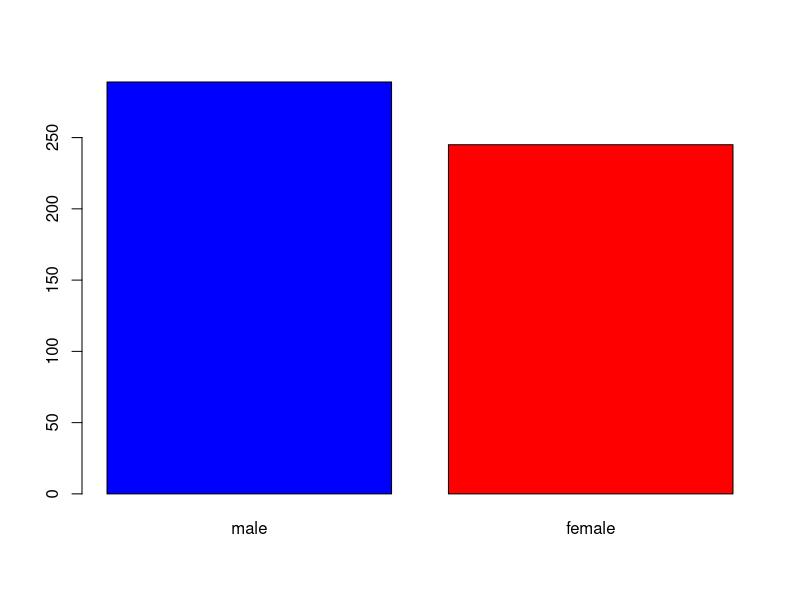
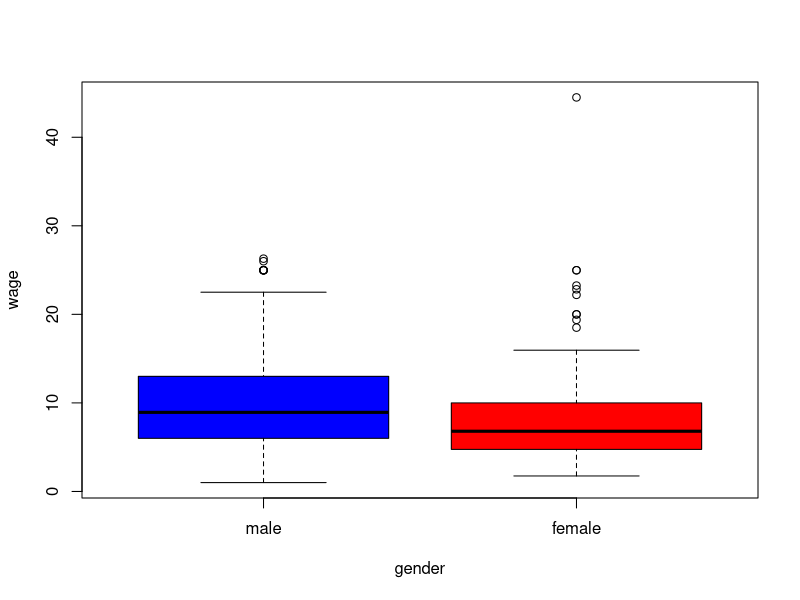

Here is the R script that generated these plots, in order:
# Load data
require(AER)  ## AER package
data(CPS1985) ## load data set into workspace

## ?CPS1985

lm1 <- lm(wage ~ education + experience + I(experience^2), data=CPS1985)
  ## put the data=CPS1985 to inform lm use this data (alternatively: attach)
summary(lm1)

## str(lm1)
## str(summary(lm1))

lm1$df.residual ## here: 530 = n-p-1
summary(lm1)$df ##  more df
summary(lm1)$sigma ## sigma.hat

summary(lm1)$r.squared  ## R^2
summary(lm1)$adj.r.squared  ## adjusted R^2

## t-tests for coefficients
###########################

summary(lm1) ## alpha=5%=0.05 -> all are significant at 5% (alos 10%, 1%)
             ## for example, the 4th coeff. is also significant at 0.1%

lm2 <- lm(wage ~ education + experience, data=CPS1985)
summary(lm2)  ## all coeff. are significant at 0.1% (and thus also at 1%, 5%, 10%)

lm3 <- lm(wage ~ education + experience + I(experience^2)+ I(experience^3), data=CPS1985)
summary(lm3)

## F-tests for model comparison
###############################

lm0 <- lm( wage ~ 1, data=CPS1985)   ## constant model, no variables!
                                     ## (only the constant is fitted)
summary(lm0)
mean(CPS1985$wage)

anova(lm0,lm1)  ## F-Test in R by calling anova with
                ## two nested(!) models
## result: p-value very small -> 2nd model is significantly
## different from the 1st model (as it fits better, see e.g. RSS:
## the 2nd ist significantly better)

summary(lm1) ## last line:
## F-statistic: 48.25 on 3 and 530 DF,  p-value: < 2.2e-16

## remember:
lm1 <- lm(wage ~ education + experience + I(experience^2), data=CPS1985)
lm2 <- lm(wage ~ education + experience, data=CPS1985)
lm3 <- lm(wage ~ education + experience + I(experience^2)+ I(experience^3), data=CPS1985)

## which F-tests are possible (remember: subsets needed in H0)
anova(lm2,lm1)  ## significant difference at 1% (thus also at 5%, 10%)
                ## -> lm1 is significantly better than lm2

anova(lm2,lm3)  ## significant difference at 1% (thus also at 5%, 10%)
                ## -> lm3 is significantly better than lm2

anova(lm1,lm3)  ## no significant difference (not even at 10%)
                ## -> we would choose the smaller model lm1 (as lm3 does not signif.improve)

#### added June 12 #####
########################

attach(CPS1985)
table(gender)
barplot(table(gender), col=c("blue","red"))
boxplot(wage ~ gender, col=c("blue","red"))

lm1a <- lm(wage ~ education + experience + I(experience^2) + gender)
summary(lm1a)

predict(lm1a, newdata=data.frame(education=c(15,15),experience=c(3,3),gender=c("female","male")))

table(union)
lm1b <- lm(wage ~ education + experience + I(experience^2) + gender + union)
summary(lm1b)

table(occupation)
lm1c <- lm(wage ~ education + experience + I(experience^2) + gender + union + occupation)
summary(lm1c)

model.matrix(lm1c)[201:220,5:11]
gender[201:220]
union[201:220]
occupation[201:220]

gender2 <- relevel(gender,ref="female")
table(gender)
table(gender2)
levels(gender)
levels(gender2)

lm1a <- lm(wage ~ education + experience + I(experience^2) + gender)
summary(lm1a)

lm1d <- lm(wage ~ education + experience + I(experience^2) + gender2)
summary(lm1d)

#### added June 26 #####
########################
anova(lm1, lm1a)  ## models are significantly differen, choose model lm1a

lm.all <- lm(wage ~ . -age, data=CPS1985)
summary(lm.all)

lm.all2 <- lm(wage ~ . -age + I(experience^2), data=CPS1985)
anova(lm.all, lm.all2)

summary(lm.all2)

library(MASS)
lm.stepAIC <- stepAIC(lm.all2)
summary(lm.stepAIC)

AIC(lm1,lm1a,lm.all,lm.all2,lm.stepAIC)
